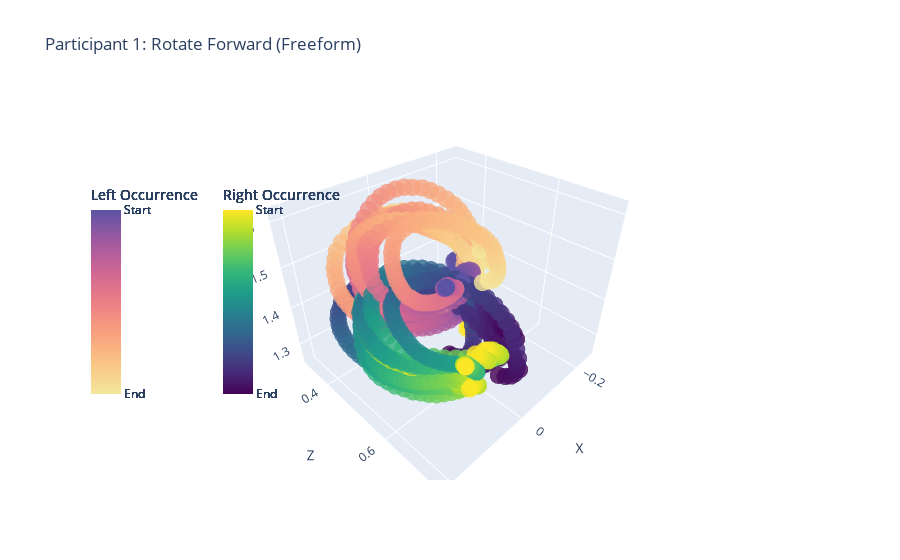
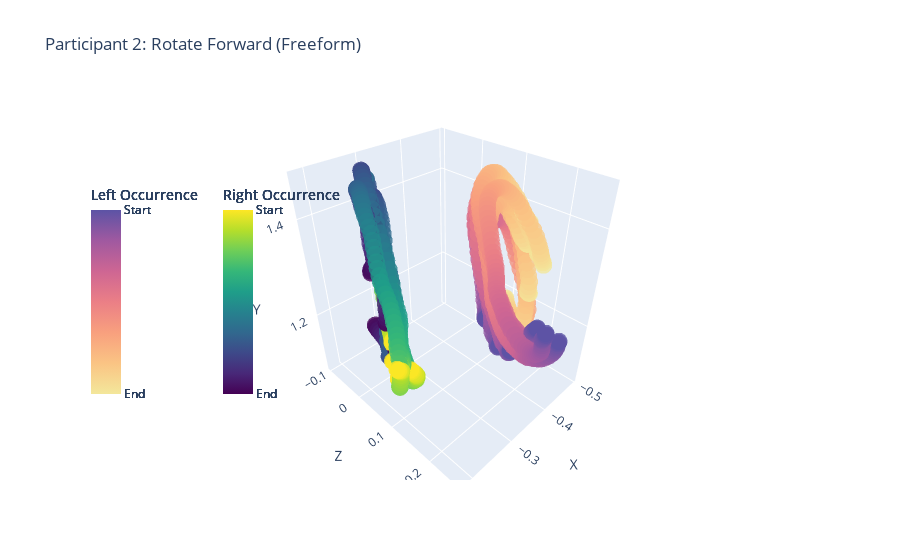
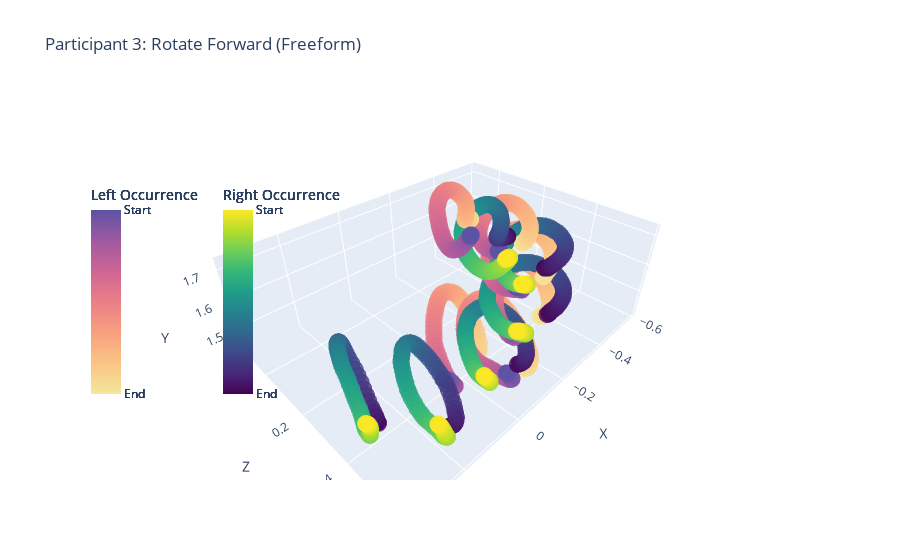
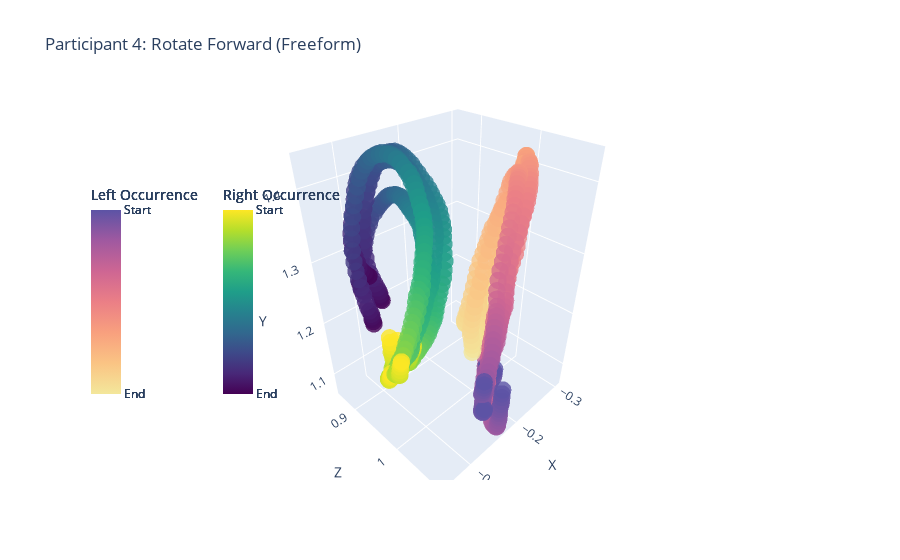

Write notebook code for charts like these, in order.
### Code cell
grouped_by_participant = all_I_rot_for_x_DF.groupby('participant_num')

for participant_num, group in grouped_by_participant:
    fig = go.Figure()
    for trial_num, trial_group in group.groupby('gesture_counter'):
        fig.add_trace(go.Scatter3d(
            x=trial_group['r_controller_translation_x'],
            y=trial_group['r_controller_translation_z'],
            z=trial_group['r_controller_translation_y'],
            mode='markers',
            marker=dict(
                size=6,
                color=trial_group.index,  # set color based on occurrence (use index as a unique identifier)
                colorscale='Viridis',  # choose a colorscale
                opacity=0.8,
                colorbar=dict(
                    title='Right Occurrence',
                    tickvals=[trial_group.index[0], trial_group.index[-1]],
                    ticktext=['End', 'Start'],
                    len=0.6,
                    x=0.18,  # move the color bar to the left (adjust the value as needed)
                    y=0.5,
                )
            ),
            name=f'Trial {trial_num} - Right Controller',
            showlegend=False  # hide the legend entry for this trace
        ))
        
        fig.add_trace(go.Scatter3d(
            x=trial_group['l_controller_translation_x'],
            y=trial_group['l_controller_translation_z'],
            z=trial_group['l_controller_translation_y'],
            mode='markers',
            marker=dict(
                size=6,
                color=trial_group.index,  # set color based on occurrence (use index as a unique identifier)
                colorscale='sunset',  # choose a colorscale
                opacity=0.8,
                colorbar=dict(
                    title='Left Occurrence',
                    tickvals=[trial_group.index[0], trial_group.index[-1]],
                    ticktext=['End', 'Start'],
                    len=0.6,
                    x=0.001,  # move the color bar to the left (adjust the value as needed)
                    y=0.5,
                )
            ),
            name=f'Trial {trial_num} - Left Controller',
            showlegend=False  # hide the legend entry for this trace
        ))
    
    fig.update_layout(
        scene=dict(
            xaxis_title='X',
            yaxis_title='Z',
            zaxis_title='Y',
        ),
        title=f'Participant {participant_num}: Rotate Forward (Freeform)',
    )
    fig.show()
